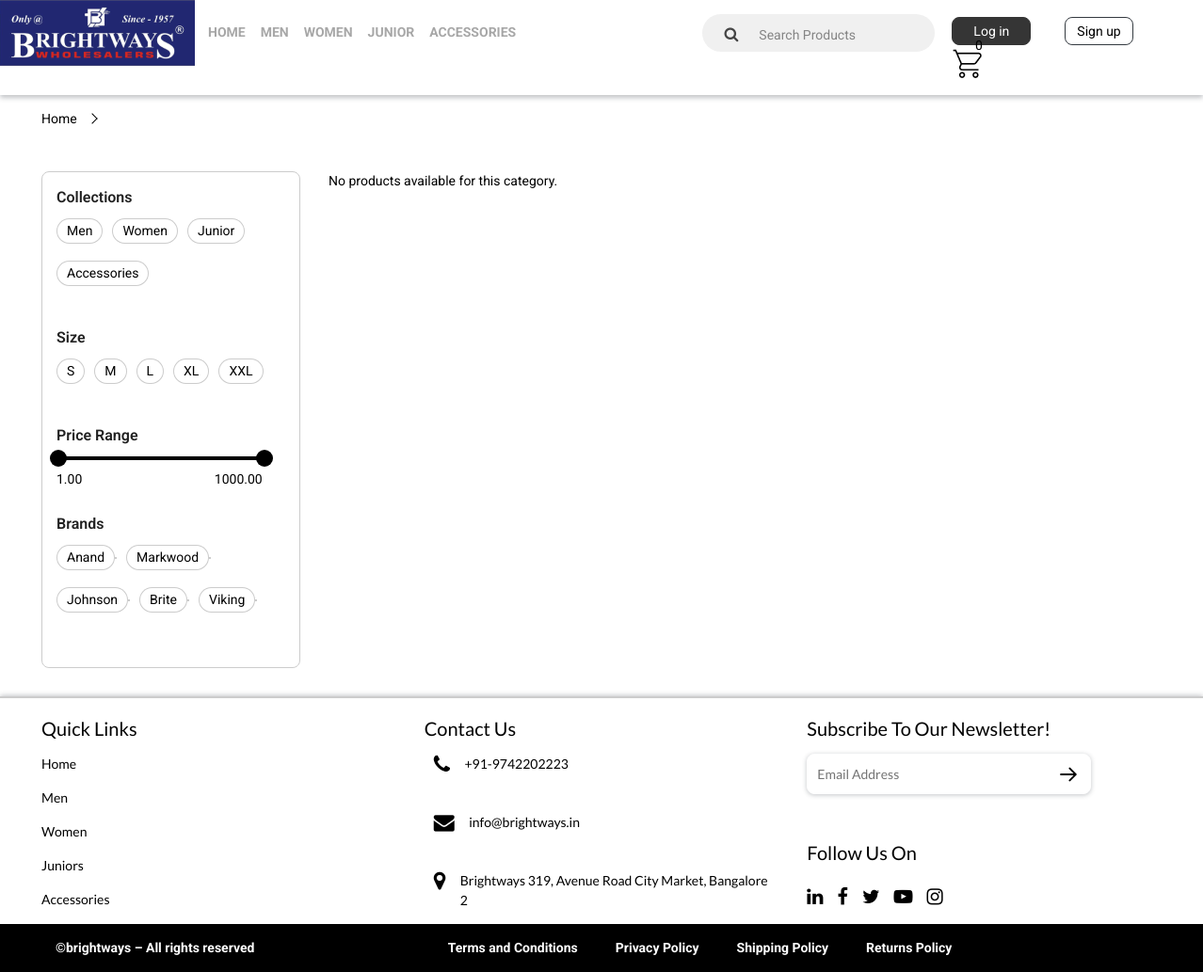
Screenshot of /index.php/user/product_list with the database file from the repository.
### tables this page shows
CREATE TABLE IF NOT EXISTS `category` (
  `catg_id` int NOT NULL AUTO_INCREMENT,
  `catg_name` varchar(255) NOT NULL,
  `catg_img` varchar(255) NOT NULL,
  `created_by` varchar(255) NOT NULL,
  `updated_by` varchar(255) NOT NULL,
  `status` set('1','2') NOT NULL,
  `create_at` varchar(255) NOT NULL,
  `update_at` varchar(255) NOT NULL,
  PRIMARY KEY (`catg_id`)
);

CREATE TABLE IF NOT EXISTS `brand` (
  `brand_id` int NOT NULL AUTO_INCREMENT,
  `brand_name` varchar(255) NOT NULL,
  `brand_img` varchar(255) NOT NULL,
  `created_by` varchar(255) NOT NULL,
  `updated_by` varchar(255) NOT NULL,
  `status` set('1','2') NOT NULL,
  `create_at` varchar(255) NOT NULL,
  `update_at` varchar(255) NOT NULL,
  PRIMARY KEY (`brand_id`)
);

### application/controllers/User.php (called while the page is built, shortened)
<?php
class User extends CI_Controller {
	public function __construct() {
						$this->load->model('madmin');
    }
	public function product_list()
	{
		$this->load->view('user/product_list');
	}
}

### index.php (called while the page is built, shortened)
<?php
require_once BASEPATH.'core/CodeIgniter.php';

### application/models/Madmin.php (called while the page is built, shortened)
<?php
class Madmin extends CI_model {
        public function listcatg() {
            $this->db->select('*');
            $this->db->from('category');
            $query = $this->db->get();
            return $query->result();
          }
          public function listcatghead() {
              $this->db->select('*');
              $this->db->from('category');
              $this->db->limit(5);
              $query = $this->db->get();
              return $query->result();
            }
        public function listbrand() {
            $this->db->select('*');
            $this->db->from('brand');
            $query = $this->db->get();
            return $query->result();
          }
          public function listproductbyname($catg_name) {
            $this->db->select('*');
            $this->db->from('product');
            $this->db->where('pcatg', $catg_name);
            $query = $this->db->get();
            return $query->result();
          }
          public function listproductbycatg($catg_name) {
            $this->db->select('*');
            $this->db->from('product');
            $this->db->where('pcatg', $catg_name);
            $this->db->limit(1);
            $query = $this->db->get();
            return $query->result();
          }
          public function listsubbycatg($catg_name) {
            $this->db->select('*');
            $this->db->from('subcatg');
            $this->db->where('catg_name', $catg_name);
            $query = $this->db->get();
            return $query->result();
          }
          public function listsubsubbycatg($catg_name) {
            $this->db->select('*');
            $this->db->from('subsubcatg');
            $this->db->where('catg_name', $catg_name);
            $query = $this->db->get();
            return $query->result();
          }
   }

### application/views/user/include/navi.php (the view, shortened to what this page needs)
<div class="col-lg-3 col-xs-12 pull-left ">
   <div class="product-inner-left">
      <div class="sort3-left">
         <div class="flip3">Collections</div>
         <div class="collections">
           <?php
           $listcatg = $this->madmin->listcatg();
           foreach ($listcatg as $index => $listcatgArray) {
             $allcatg = $listcatgArray->catg_name;
             $catgstr = str_replace(' ', '-', $allcatg);
           ?>
             <a href="<?php echo site_url('user/product_list/' . $catgstr); ?>">
            <div class="selection">
               <label for="Athleisure"><?php echo $listcatgArray->catg_name; ?></label>
            </div>
          </a>
          <?php } ?>
         </div>
      </div>
      <div class="sort3-left">
         <div class="flip3">Size</div>
         <div class="size">
            <div class="selection1">
               <label for="pizza">S</label>
            </div>
            <div class="selection1">
               <label for="burger">M</label>
            </div>
            <div class="selection1">
               <label for="bread">L</label>
            </div>
            <div class="selection1">
               <label for="bread2">XL</label>
            </div>
            <div class="selection1">
               <label for="bread3">XXL</label>
            </div>
         </div>
      </div>
            <div class="sort3-left price-range-left">
                <div class="flip3">Price Range</div>
                <div class="row">
                    <div class="col-sm-12">
                        <div id="slider-range"></div>
                    </div>
                </div>
                <div class="row slider-labels">
                    <div class="col-lg-6 col-xs-6 caption">
                        <span id="slider-range-value1"></span>
                    </div>
                    <div class="col-lg-6 col-xs-6 text-right caption">
                        <span id="slider-range-value2"></span>
                    </div>
                </div>
    </div>
      <div class="sort3-left">
          <div class="flip3">Brands</div>
          <div class="brands">
              <?php
              $listbrand = $this->madmin->listbrand();
              foreach ($listbrand as $index => $listbrandArray) {
                  $brandname = $listbrandArray->brand_name;
                  $brand = str_replace(' ', '-', $brandname);
                  ?>
                  <div class="selection2">
                      <input type="checkbox" class="brand-checkbox no-color-change" value="<?php echo $brand; ?>" id="brand_<?php echo $index; ?>">
                      <label class="no-color-change" for="brand_<?php echo $index; ?>"><?php echo $listbrandArray->brand_name; ?></label>
                  </div>
              <?php } ?>
          </div>
      </div>
   </div>
</div>

### application/views/user/include/header.php (shortened to what this page needs)
<div class="col-lg-12 header-top">
  <header class="p-3 text-block">
    <div class="align-items-center justify-content-center justify-content-lg-start">
      <div class="col-lg-2 col-6 logo">
        <a href="<?php echo site_url('user/index'); ?>" class="d-flex align-items-center mb-2 mb-lg-0 text-block text-decoration-none"><img src="<?php echo base_url(); ?>assets/images/logo.png" alt="logo"></a>
      </div>
      <div class="col-lg-5 col-6 top-menu">
      <nav class="navbar navbar-expand-lg navbar-light bg-light">
          <div class="collapse navbar-collapse" id="navbarSupportedContent">
        <ul class="nav nav-links">
          <li class="">
            <a href="<?php echo site_url('user/index'); ?>" class="nav-link text-block <?php echo (empty($this->uri->segment(2)) || $this->uri->segment(2) == 'index') ? 'active' : ''; ?>">Home</a>
          </li>
          <?php
          $listcatghead = $this->madmin->listcatghead();
          foreach ($listcatghead as $index => $listcatgheadArray) {
            $allcatg = $listcatgheadArray->catg_name;
            $catgstr = str_replace(' ', '-', $allcatg);
          ?>
          <li class="">
            <a href="<?php echo site_url('user/product_list/' . $catgstr); ?>" class="desktop-item nav-link text-block <?php echo ($this->uri->segment(2) == 'product_list' && $this->uri->segment(3) == $catgstr) ? 'active' : ''; ?>"><?php echo $listcatgheadArray->catg_name; ?></a>
          </li>
         <?php } ?>
        </ul>
      </div>
    </nav>
      </div>
      <div class="col-lg-5 header-top-right">
<form action="<?php echo site_url('user/search'); ?>" method="get" class="top-search col-12 col-lg-auto mb-3 mb-lg-0 me-lg-3">
    <div class="input-group">
        <div class="input-group-append">
            <button class="btn btn-secondary" type="submit">
                <i class="fa fa-search"></i>
            </button>
        </div>
        <input type="text" name="query" id="searchInput" class="form-control" placeholder="Search Products">
    </div>
</form>
        <?php if (!empty($this->session->userdata('user_login')['user_id'])) : ?>
              <div class="text-end order">
                       <div class="login">
          <div id="top-profile" class="navbar navbar-static">
          <ul class="nav" role="navigation">
           <li class="dropdown">
            <a id="drop1" href="#" role="button" class="dropdown-toggle" data-toggle="dropdown"><img src="<?php echo base_url(); ?>assets/images/fashion/login.png"><span> <?php echo $this->session->userdata('user_login')['user_name']; ?></span> <b class="caret"></b></a>
            <ul class="dropdown-menu" role="menu" aria-labelledby="dLabel">
            <li><a tabindex="-1" href="<?php echo site_url('user/myorder'); ?>">My orders</a></li>
            <li><a tabindex="-1" href="<?php echo site_url('user/myprofile'); ?>">My Profile</a></li>
            <li><a tabindex="-1" href="<?php echo site_url('user/logout'); ?>">Logout</a></li>
          </ul>
          </li>
          </ul>
          </div>
           </div>
           <div class="cart-count">
              <a href="<?php echo site_url('user/cart'); ?>"><img src="<?php echo base_url(); ?>assets/images/cart.png" alt="cart"> <span id="cart-total"><?php echo $this->madmin->count_listallcart(1);?></span></a>
            </div>
        </div>
      <?php else : ?>
        <div class="text-end">
          <button type="button" class="btn btn-warning"><a href="" data-toggle="modal" data-target="#login">Log in</a>
          </button>
          <button type="button" class="btn btn-outline-dark"><a href="" data-toggle="modal" data-target="#signup">Sign up</a></button>
          <div class="cart-count">
            <a href="#"><img src="<?php echo base_url(); ?>assets/images/cart.png" alt="cart"> <span id="cart-total">0</span></a>
          </div>
        </div>
      <?php endif; ?>
      </div>
    </div>
  </header>
</div>

### application/views/user/include/navi.php (style rules this page uses)
.no-color-change { -webkit-appearance: none; -moz-appearance: none; appearance: none; background-color: white; border: 1px solid #ccc; padding: 8px; cursor: pointer; }

### rows the page displays
category: catg_name "MEN", catg_name "Men"
category: catg_name "WOMEN", catg_name "Women"
category: catg_name "JUNIOR", catg_name "Junior"
category: catg_name "ACCESSORIES", catg_name "Accessories"
brand: brand_name "Anand"
brand: brand_name "Markwood"
brand: brand_name "Johnson"
brand: brand_name "Brite"
brand: brand_name "Viking"
